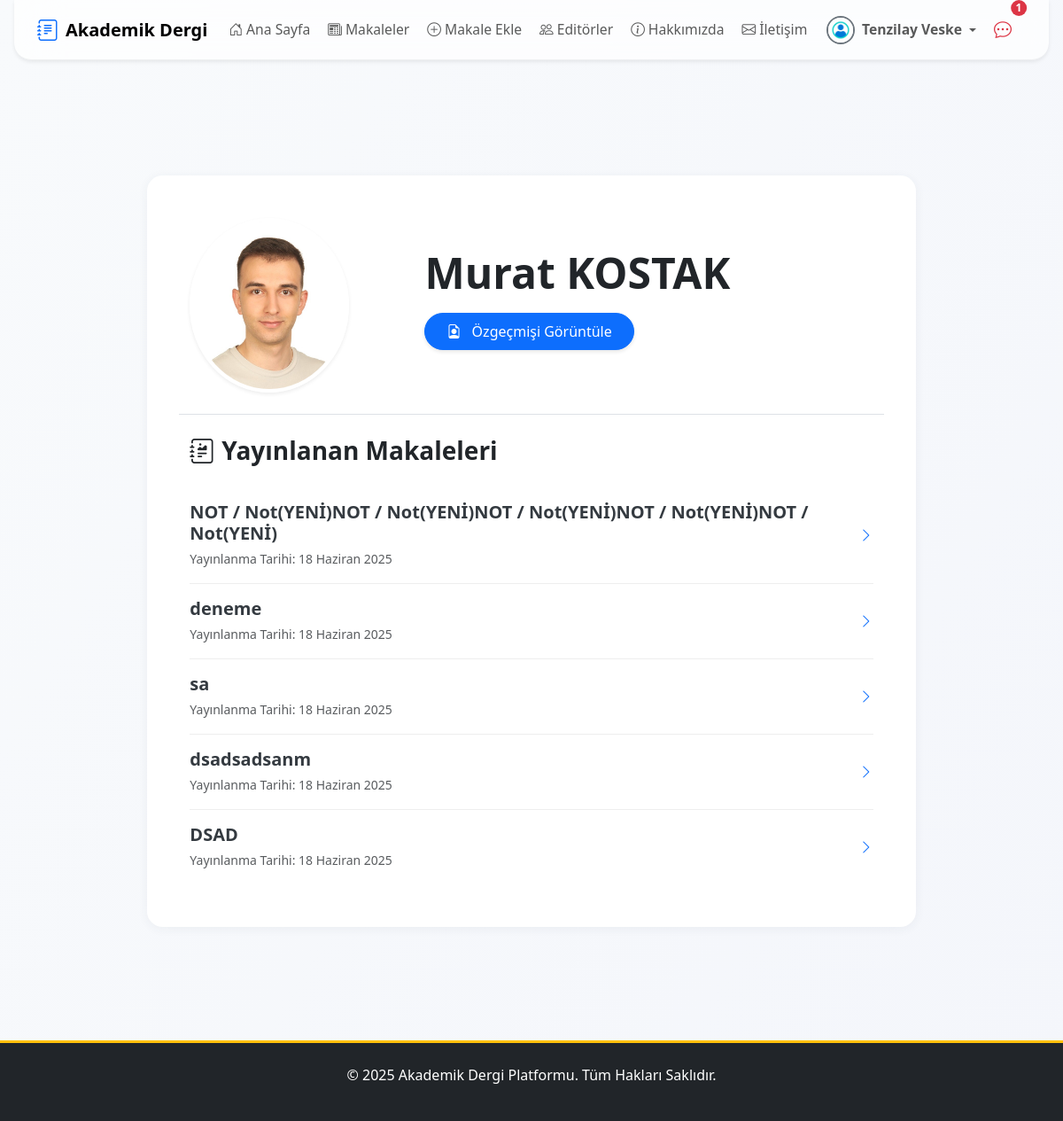
Screenshot of /users/profil/murat/ (signed in) with the database file from the repository.
### apps/users/models.py (models this page shows, shortened)
class User(AbstractUser):
    email = models.EmailField(unique=True, verbose_name="E-posta Adresi")
    biyografi = models.TextField(blank=True, null=True, verbose_name="Biyografi")
    profile_resmi = models.ImageField(
        upload_to=profile_pic_path,
        default='profile_pics/default.png',
        verbose_name="Profil Resmi"
    )
    resume = models.FileField(
        upload_to=resume_path,
        blank=True,
        null=True,
        verbose_name="Özgeçmiş (PDF)"
    )
    is_editor = models.BooleanField(default=False, verbose_name="Editör Yetkisi")
    goster_editorler_sayfasinda = models.BooleanField(
        default=False,
        verbose_name="Editörler Sayfasında Gösterilsin mi?"
    )
    def get_full_name(self):
        return f"{self.first_name} {self.last_name}".strip()

### apps/articles/models.py (models this page shows, shortened)
class Makale(models.Model):
    baslik = models.CharField(max_length=255, verbose_name="Başlık")
    slug = models.SlugField(max_length=255, unique=True, blank=True, help_text="Bu alan otomatik oluşturulur.")
    aciklama = models.TextField(verbose_name="Açıklama/Özet")
    pdf_dosyasi = models.FileField(upload_to=article_pdf_path, verbose_name="PDF Dosyası")
    anahtar_kelimeler = models.CharField(max_length=255, verbose_name="Anahtar Kelimeler", help_text="Kelimeleri virgül (,) ile ayırınız.", blank=True)
    yazarlar = models.ManyToManyField(Yazar, related_name='makaleler', verbose_name="Yazarlar")
    dergi_sayisi = models.ForeignKey(DergiSayisi, on_delete=models.SET_NULL, null=True, blank=True, related_name='makaleler', verbose_name="Dergi Sayısı")
    admin_notu = models.TextField(blank=True, null=True, verbose_name="Editör/Admin Notu")
    goruntulenme_sayisi = models.PositiveIntegerField(default=0, verbose_name="Görüntülenme Sayısı")
    goster_makaleler_sayfasinda = models.BooleanField(default=False, verbose_name="Yayında mı?")
    olusturulma_tarihi = models.DateTimeField(auto_now_add=True)
    guncellenme_tarihi = models.DateTimeField(auto_now=True)
    admin_notu_okundu = models.BooleanField(default=True)
    class Meta:
        verbose_name = "Makale"
        verbose_name_plural = "Makaleler"
        ordering = ['-olusturulma_tarihi']

### apps/users/views.py (the view)
# urls.py: path('profil/<str:username>/', ProfilView.as_view(), name='kullanici_profili'),
class ProfilView(DetailView):
    model = User
    template_name = 'pages/editor_profile.html'
    context_object_name = 'profil_kullanici'
    def get_object(self):
        username = self.kwargs.get('username')
        return get_object_or_404(User, username=username)
    def get_context_data(self, **kwargs):
        context = super().get_context_data(**kwargs)
        yazar_profili = self.get_object().yazar_profili if hasattr(self.get_object(), 'yazar_profili') else None
        if yazar_profili:
            context['makaleler'] = yazar_profili.makaleler.filter(goster_makaleler_sayfasinda=True).order_by('-olusturulma_tarihi')
        else:
            context['makaleler'] = []
        return context

### apps/core/context_processors.py (called while the page is built)
def notification_context(request):
    if not request.user.is_authenticated:
        return {}
    user = request.user
    context = {}
    if user.is_superuser:
        context['unread_messages_count'] = IletisimFormu.objects.filter(cevaplandi=False).count()
    else:
        context['unread_messages_count'] = 0
    if user.is_superuser or user.is_editor:
        context['draft_articles_count'] = Makale.objects.filter(goster_makaleler_sayfasinda=False).count()
    else:
        context['draft_articles_count'] = 0
    context['unread_notes_count'] = Makale.objects.filter(
        yazarlar__user_hesabi=user,
        admin_notu_okundu=False
    ).exclude(admin_notu__isnull=True).exclude(admin_notu__exact='').count()
    return context

### templates/pages/editor_profile.html (shortened to what this page needs)
{% extends "base.html" %}
{% block content %}
<div class="container py-5 animate__animated animate__fadeIn">
    <div class="row justify-content-center">
        <div class="col-lg-10">
            <div class="card modern-card shadow-lg slide-up">
                <div class="card-body p-lg-5">
                    <div class="row align-items-center mb-4 pb-4 border-bottom">
                        <div class="col-md-4 d-flex justify-content-center justify-content-md-start mb-4 mb-md-0">
                            {% if profil_kullanici.profile_resmi %}
                                <img src="{{ profil_kullanici.profile_resmi.url }}" class="rounded-circle shadow-sm img-fluid" width="180" height="180" alt="{{ profil_kullanici.get_full_name }}" style="object-fit: cover; border: 4px solid #fff;">
                            {% else %}
                                <div class="profile-image-placeholder rounded-circle shadow-sm d-inline-flex align-items-center justify-content-center bg-secondary text-white" style="width: 180px; height: 180px; border: 4px solid #fff;">
                                    <i class="bi bi-person-fill" style="font-size: 6rem;"></i>
                                </div>
                            {% endif %}
                        </div>
                        <div class="col-md-8 d-flex flex-column align-items-start">
                            <h2 class="fw-bold display-5 mb-2 text-start">{{ profil_kullanici.get_full_name|default:profil_kullanici.username }}</h2>
                            {% if profil_kullanici.resume %}
                                <a href="{{ profil_kullanici.resume.url }}" target="_blank" class="btn btn-primary rounded-pill px-4 py-2 mb-3 align-self-start" style="margin-top: 0.5rem; max-width: 250px;">
                                    <i class="bi bi-file-earmark-person me-2"></i> Özgeçmişi Görüntüle
                                </a>
                            {% endif %}
                        </div>
                    </div>
                    <div class="mt-4">
                        <h3 class="fw-bold mb-4"><i class="bi bi-journal-richtext me-2"></i>Yayınlanan Makaleleri</h3>
                        {% if makaleler %}
                            <div class="list-group list-group-flush">
                                {% for makale in makaleler %}
                                    <a href="{% url 'makale_detail' makale.slug %}" class="list-group-item list-group-item-action d-flex justify-content-between align-items-center py-3 px-0 article-list-item">
                                        <div>
                                            <h5 class="mb-1 fw-semibold">{{ makale.baslik }}</h5>
                                            <small class="text-muted">Yayınlanma Tarihi: {{ makale.olusturulma_tarihi|date:"d F Y" }}</small>
                                        </div>
                                        <i class="bi bi-chevron-right text-primary"></i>
                                    </a>
                                {% endfor %}
                            </div>
                        {% else %}
                            <div class="text-center py-5">
                                <i class="bi bi-journal-x fs-1 text-muted mb-3"></i>
                                <p class="text-muted fs-5">Bu yazar henüz hiç makale yayınlamamış.</p>
                            </div>
                        {% endif %}
                    </div>
                </div>
            </div>
        </div>
    </div>
</div>
{% endblock %}

### templates/partials/_navbar.html (shortened to what this page needs)
{% load static %}
{% load form_tags %}
<nav class="navbar navbar-expand-lg navbar-light fixed-top navbar-glass shadow-sm">
    <div class="container position-relative">
        <a class="navbar-brand d-none d-lg-flex align-items-center me-3" href="{% url 'anasayfa' %}">
            <i class="bi bi-journal-text fs-4 me-2 text-primary"></i>
            <span>Akademik Dergi</span>
        </a>
        <div class="collapse navbar-collapse justify-content-between mobile-glass-menu" id="navbarNav">
            <ul class="navbar-nav me-auto mb-2 mb-lg-0 gap-lg-1 gap-2 mobile-menu-list">
                <li class="nav-item">
                    <a href="{% url 'anasayfa' %}" class="nav-link {% if request.resolver_match.url_name == 'anasayfa' %}active fw-bold{% endif %}">
                        <i class="bi bi-house-door me-1"></i>Ana Sayfa
                    </a>
                </li>
                <li class="nav-item">
                    <a href="{% url 'makale_list' %}" class="nav-link {% if request.resolver_match.url_name == 'makale_list' %}active fw-bold{% endif %}">
                        <i class="bi bi-newspaper me-1"></i>Makaleler
                    </a>
                </li>
                {% if user.is_authenticated and not user.is_superuser %}
                    <li class="nav-item">
                    <a href="{% url 'makale_ekle' %}" class="nav-link {% if request.resolver_match.url_name == 'makale_ekle' %}active fw-bold{% endif %}">
                        <i class="bi bi-plus-circle me-1"></i>Makale Ekle
                        </a>
                    </li>
                    {% endif %}
                <li class="nav-item">
                    <a href="{% url 'editorler' %}" class="nav-link {% if request.resolver_match.url_name == 'editorler' %}active fw-bold{% endif %}">
                        <i class="bi bi-people me-1"></i>Editörler
                    </a>
                </li>
                <li class="nav-item">
                    <a href="{% url 'hakkinda' %}" class="nav-link {% if request.resolver_match.url_name == 'hakkinda' %}active fw-bold{% endif %}">
                        <i class="bi bi-info-circle me-1"></i>Hakkımızda
                    </a>
                </li>
                        <li class="nav-item">
                    <a href="{% url 'iletisim' %}" class="nav-link {% if request.resolver_match.url_name == 'iletisim' %}active fw-bold{% endif %}">
                        <i class="bi bi-envelope me-1"></i>İletişim
                            </a>
                        </li>
            </ul>
            <ul class="navbar-nav align-items-center gap-lg-1 gap-2 d-none d-lg-flex">
                {% if user.is_authenticated %}
                    <li class="nav-item dropdown">
                        <a class="nav-link dropdown-toggle d-flex align-items-center" href="#" id="userDropdownDesktop" role="button" data-bs-toggle="dropdown" aria-expanded="false">
                            {% if user.profile_resmi %}
                                <img src="{{ user.profile_resmi.url }}" class="rounded-circle me-2" width="32" height="32" alt="{{ user.get_full_name|default:user.username }}" style="object-fit: cover;">
                            {% else %}
                                <div class="rounded-circle bg-primary bg-opacity-10 d-flex justify-content-center align-items-center me-2" style="width: 32px; height: 32px;">
                                    <i class="bi bi-person text-primary"></i>
                                </div>
                            {% endif %}
                            <span class="fw-semibold me-1">
                                {% if user.is_superuser %}
                                    ADMİN
                                {% else %}
                            {{ user.get_full_name|default:user.username }}
                                {% endif %}
                            </span>
                        </a>
                    </li>
                {% endif %}
                {% if user.is_authenticated %}
                    {% if unread_notes_count and unread_notes_count > 0 %}
                    <li class="nav-item position-relative me-2">
                        <a href="{% url 'makalelerim' %}" class="nav-link px-2" title="Yeni Admin Notu Olan Makaleler">
                            <i class="bi bi-chat-dots fs-5 text-danger"></i>
                            <span class="position-absolute top-0 start-100 translate-middle badge rounded-pill bg-danger text-white small-badge">{{ unread_notes_count }}</span>
                        </a>
                    </li>
                    {% endif %}
                {% endif %}
            </ul>
        </div>
    </div>
</nav>

### static/css/style.css (style rules this page uses)
body { font-family: 'Segoe UI', Roboto, 'Helvetica Neue', Arial, sans-serif; background-color: #f8f9fa; transition: background-color 0.3s; }
.navbar-brand { font-weight: bold; }
.navbar .dropdown-toggle img { border: 2px solid #6c757d; transition: transform 0.2s; }
.btn { transition: all 0.3s ease; box-shadow: 0 2px 4px rgba(0,0,0,0.1); }
.card { transition: transform 0.3s ease, box-shadow 0.3s ease; border: none; box-shadow: 0 4px 6px rgba(0,0,0,0.1); }

### templates/base.html (style rules this page uses)
body { background: linear-gradient(120deg, #f8fafc 0%, #f4f6fb 100%); min-height: 100vh; font-family: 'Segoe UI', 'Roboto', 'Helvetica Neue', Arial, sans-serif; color: #222; transition: background 0.3s; }
.modern-card, .card { border-radius: 1.1rem !important; box-shadow: 0 2px 12px 0 rgba(44,62,80,0.06) !important; border: none !important; }
.modern-btn, .btn { border-radius: 2rem !important; font-weight: 500; transition: box-shadow 0.2s, background 0.2s; }
body { opacity: 0; transition: opacity 0.5s; }

### templates/partials/_navbar.html (style rules this page uses)
.navbar-glass { background: rgba(255, 255, 255, 0.7); backdrop-filter: blur(24px); -webkit-backdrop-filter: blur(24px); border-bottom: 1.5px solid rgba(44, 62, 80, 0.07); transition: all 0.3s cubic-bezier(.4,0,.2,1); border-radius: 0 0 1.2rem 1.2rem; margin: 0 1rem; width: calc(100% - 2rem); box-shadow: 0 4px 24px 0 rgba(44,62,80,0.07); }
.navbar-nav .nav-link { font-size: 0.98rem; padding: 0.6rem 1.1rem; border-radius: 0.7rem; transition: background 0.2s, color 0.2s; }
.navbar-nav .position-relative { margin-right: 0.5rem; }
@media (min-width: 992px) { .d-lg-flex { display: flex !important; } }
body { padding-top: 80px; }
.small-badge { font-size: 0.75rem; padding: 0.25em 0.45em; z-index: 2; }

### templates/pages/editor_profile.html (style rules this page uses)
.modern-card { border-radius: 1rem; overflow: hidden; }
.article-list-item { border-bottom: 1px solid #eee; }
.article-list-item:last-child { border-bottom: none; }
.article-list-item h5 { color: #343a40; }

### rows the page displays
User: profile_resmi (placeholder picture), get_full_name "Tenzilay Veske"
User: profile_resmi (picture), get_full_name "Murat KOSTAK"
Makale: baslik "NOT / Not(YENİ)NOT / Not(YENİ)NOT / Not(YENİ)NOT / Not(YENİ)NOT / Not(YENİ)", olusturulma_tarihi "18 Haziran 2025"
Makale: baslik "deneme", olusturulma_tarihi "18 Haziran 2025"
Makale: baslik "sa", olusturulma_tarihi "18 Haziran 2025"
Makale: baslik "dsadsadsanm", olusturulma_tarihi "18 Haziran 2025"
Makale: baslik "DSAD", olusturulma_tarihi "18 Haziran 2025"

### other values shown
{{ unread_notes_count }} "1"
